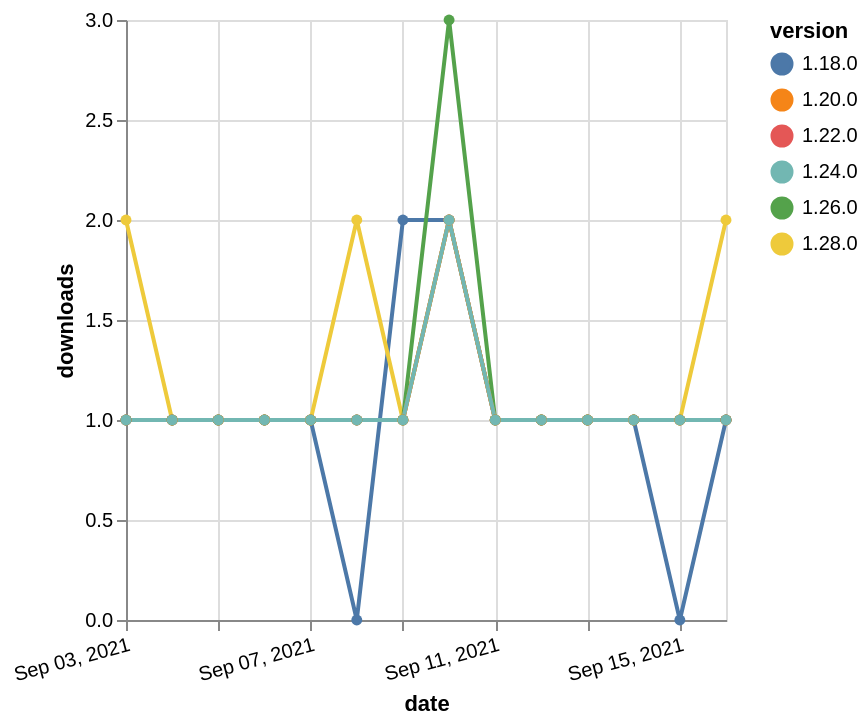

Write the Vega-Lite specification saved for this chart.
### Vega-Lite specification from a JSON file in a GitHub repository (floating-point values rounded to 4 significant figures)
{"$schema": "https://vega.github.io/schema/vega-lite/v5.json", "description": "A simple bar chart with embedded data.", "data": {"values": [{"date": "2021-09-03", "total": 214, "delta": 1, "version": "1.18.0"}, {"date": "2021-09-04", "total": 215, "delta": 1, "version": "1.18.0"}, {"date": "2021-09-05", "total": 216, "delta": 1, "version": "1.18.0"}, {"date": "2021-09-06", "total": 217, "delta": 1, "version": "1.18.0"}, {"date": "2021-09-07", "total": 218, "delta": 1, "version": "1.18.0"}, {"date": "2021-09-08", "total": 218, "delta": 0, "version": "1.18.0"}, {"date": "2021-09-09", "total": 220, "delta": 2, "version": "1.18.0"}, {"date": "2021-09-10", "total": 222, "delta": 2, "version": "1.18.0"}, {"date": "2021-09-11", "total": 223, "delta": 1, "version": "1.18.0"}, {"date": "2021-09-12", "total": 224, "delta": 1, "version": "1.18.0"}, {"date": "2021-09-13", "total": 225, "delta": 1, "version": "1.18.0"}, {"date": "2021-09-14", "total": 226, "delta": 1, "version": "1.18.0"}, {"date": "2021-09-15", "total": 226, "delta": 0, "version": "1.18.0"}, {"date": "2021-09-16", "total": 227, "delta": 1, "version": "1.18.0"}, {"date": "2021-09-03", "total": 169, "delta": 1, "version": "1.22.0"}, {"date": "2021-09-04", "total": 170, "delta": 1, "version": "1.22.0"}, {"date": "2021-09-05", "total": 171, "delta": 1, "version": "1.22.0"}, {"date": "2021-09-06", "total": 172, "delta": 1, "version": "1.22.0"}, {"date": "2021-09-07", "total": 173, "delta": 1, "version": "1.22.0"}, {"date": "2021-09-08", "total": 174, "delta": 1, "version": "1.22.0"}, {"date": "2021-09-09", "total": 175, "delta": 1, "version": "1.22.0"}, {"date": "2021-09-10", "total": 177, "delta": 2, "version": "1.22.0"}, {"date": "2021-09-11", "total": 178, "delta": 1, "version": "1.22.0"}, {"date": "2021-09-12", "total": 179, "delta": 1, "version": "1.22.0"}, {"date": "2021-09-13", "total": 180, "delta": 1, "version": "1.22.0"}, {"date": "2021-09-14", "total": 181, "delta": 1, "version": "1.22.0"}, {"date": "2021-09-15", "total": 182, "delta": 1, "version": "1.22.0"}, {"date": "2021-09-16", "total": 183, "delta": 1, "version": "1.22.0"}, {"date": "2021-09-03", "total": 117, "delta": 2, "version": "1.28.0"}, {"date": "2021-09-04", "total": 118, "delta": 1, "version": "1.28.0"}, {"date": "2021-09-05", "total": 119, "delta": 1, "version": "1.28.0"}, {"date": "2021-09-06", "total": 120, "delta": 1, "version": "1.28.0"}, {"date": "2021-09-07", "total": 121, "delta": 1, "version": "1.28.0"}, {"date": "2021-09-08", "total": 123, "delta": 2, "version": "1.28.0"}, {"date": "2021-09-09", "total": 124, "delta": 1, "version": "1.28.0"}, {"date": "2021-09-10", "total": 126, "delta": 2, "version": "1.28.0"}, {"date": "2021-09-11", "total": 127, "delta": 1, "version": "1.28.0"}, {"date": "2021-09-12", "total": 128, "delta": 1, "version": "1.28.0"}, {"date": "2021-09-13", "total": 129, "delta": 1, "version": "1.28.0"}, {"date": "2021-09-14", "total": 130, "delta": 1, "version": "1.28.0"}, {"date": "2021-09-15", "total": 131, "delta": 1, "version": "1.28.0"}, {"date": "2021-09-16", "total": 133, "delta": 2, "version": "1.28.0"}, {"date": "2021-09-03", "total": 168, "delta": 1, "version": "1.26.0"}, {"date": "2021-09-04", "total": 169, "delta": 1, "version": "1.26.0"}, {"date": "2021-09-05", "total": 170, "delta": 1, "version": "1.26.0"}, {"date": "2021-09-06", "total": 171, "delta": 1, "version": "1.26.0"}, {"date": "2021-09-07", "total": 172, "delta": 1, "version": "1.26.0"}, {"date": "2021-09-08", "total": 173, "delta": 1, "version": "1.26.0"}, {"date": "2021-09-09", "total": 174, "delta": 1, "version": "1.26.0"}, {"date": "2021-09-10", "total": 177, "delta": 3, "version": "1.26.0"}, {"date": "2021-09-11", "total": 178, "delta": 1, "version": "1.26.0"}, {"date": "2021-09-12", "total": 179, "delta": 1, "version": "1.26.0"}, {"date": "2021-09-13", "total": 180, "delta": 1, "version": "1.26.0"}, {"date": "2021-09-14", "total": 181, "delta": 1, "version": "1.26.0"}, {"date": "2021-09-15", "total": 182, "delta": 1, "version": "1.26.0"}, {"date": "2021-09-16", "total": 183, "delta": 1, "version": "1.26.0"}, {"date": "2021-09-03", "total": 296, "delta": 1, "version": "1.20.0"}, {"date": "2021-09-04", "total": 297, "delta": 1, "version": "1.20.0"}, {"date": "2021-09-05", "total": 298, "delta": 1, "version": "1.20.0"}, {"date": "2021-09-06", "total": 299, "delta": 1, "version": "1.20.0"}, {"date": "2021-09-07", "total": 300, "delta": 1, "version": "1.20.0"}, {"date": "2021-09-08", "total": 301, "delta": 1, "version": "1.20.0"}, {"date": "2021-09-09", "total": 302, "delta": 1, "version": "1.20.0"}, {"date": "2021-09-10", "total": 304, "delta": 2, "version": "1.20.0"}, {"date": "2021-09-11", "total": 305, "delta": 1, "version": "1.20.0"}, {"date": "2021-09-12", "total": 306, "delta": 1, "version": "1.20.0"}, {"date": "2021-09-13", "total": 307, "delta": 1, "version": "1.20.0"}, {"date": "2021-09-14", "total": 308, "delta": 1, "version": "1.20.0"}, {"date": "2021-09-15", "total": 309, "delta": 1, "version": "1.20.0"}, {"date": "2021-09-16", "total": 310, "delta": 1, "version": "1.20.0"}, {"date": "2021-09-03", "total": 144, "delta": 1, "version": "1.24.0"}, {"date": "2021-09-04", "total": 145, "delta": 1, "version": "1.24.0"}, {"date": "2021-09-05", "total": 146, "delta": 1, "version": "1.24.0"}, {"date": "2021-09-06", "total": 147, "delta": 1, "version": "1.24.0"}, {"date": "2021-09-07", "total": 148, "delta": 1, "version": "1.24.0"}, {"date": "2021-09-08", "total": 149, "delta": 1, "version": "1.24.0"}, {"date": "2021-09-09", "total": 150, "delta": 1, "version": "1.24.0"}, {"date": "2021-09-10", "total": 152, "delta": 2, "version": "1.24.0"}, {"date": "2021-09-11", "total": 153, "delta": 1, "version": "1.24.0"}, {"date": "2021-09-12", "total": 154, "delta": 1, "version": "1.24.0"}, {"date": "2021-09-13", "total": 155, "delta": 1, "version": "1.24.0"}, {"date": "2021-09-14", "total": 156, "delta": 1, "version": "1.24.0"}, {"date": "2021-09-15", "total": 157, "delta": 1, "version": "1.24.0"}, {"date": "2021-09-16", "total": 158, "delta": 1, "version": "1.24.0"}]}, "width": "container", "mark": {"type": "line", "point": {"filled": true}}, "encoding": {"x": {"field": "date", "type": "temporal", "timeUnit": "yearmonthdate", "title": "date", "axis": {"labelAngle": -15}}, "y": {"field": "delta", "type": "quantitative", "title": "downloads"}, "color": {"field": "version", "type": "nominal"}, "tooltip": {"field": "delta"}}}
